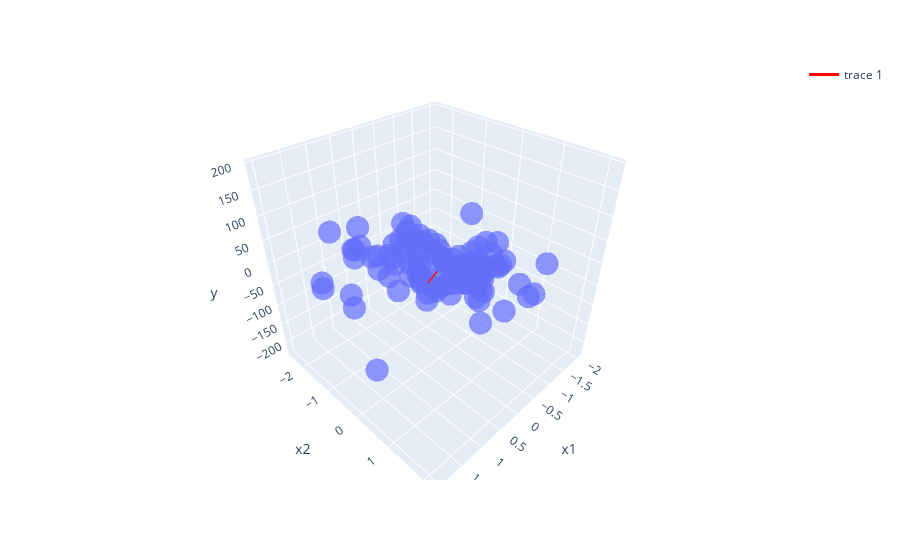

Notebook code cell kept with this figure:
### Code cell
# draw the regression hyperplane
fig = px.scatter_3d(df, x='x1', y='x2', z='y', opacity=0.7)
fig.add_trace(go.Scatter3d(x=[-2, 2], y=[-2, 2], z=[model.intercept_ + model.coef_[0] * -2 + model.coef_[1] * -2, model.intercept_ + model.coef_[0] * 2 + model.coef_[1] * 2], mode='lines', line=dict(color='red', width=3)))
fig.show()
